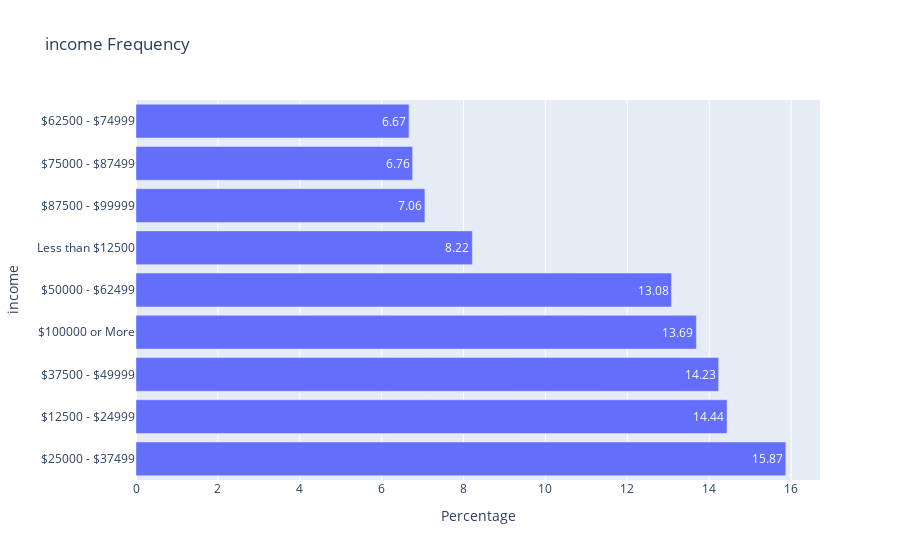

Notebook cell for this chart:
### Code cell
# Create dropdown widget for variable selection
variable_dropdown = widgets.Dropdown(options=variables, description='Select Variable:')

# Define function to update plot based on selected variable
def update_plot(selected_variable):
    val_counts = data[selected_variable].value_counts()
    percentages = (val_counts / val_counts.sum()) * 100

    fig = px.bar(
        x=percentages.values,
        y=val_counts.index,
        orientation='h',
        text=percentages.values.round(2),
        labels={'x': 'Percentage', 'y': selected_variable},
        title=f'{selected_variable} Frequency'
    )
    

    fig.update_layout(showlegend=False)
    fig.show()

# Connect the dropdown widget to the update function
widgets.interactive(update_plot, selected_variable=variable_dropdown)

### Figure 1 — Plotly figure (JSON) as saved in the notebook; plotly's stock layout.template omitted (floating-point values rounded to 4 significant figures)
{"data": [{"alignmentgroup": "True", "hovertemplate": "Percentage=%{x}<br>income=%{y}<br>text=%{text}<extra></extra>", "legendgroup": "", "marker": {"color": "#636efa", "pattern": {"shape": ""}}, "name": "", "offsetgroup": "", "orientation": "h", "showlegend": false, "text": [15.87, 14.44, 14.23, 13.69, 13.08, 8.22, 7.06, 6.76, 6.67], "textposition": "auto", "type": "bar", "x": [15.87, 14.44, 14.23, 13.69, 13.08, 8.215, 7.056, 6.757, 6.67], "xaxis": "x", "y": ["$25000 - $37499", "$12500 - $24999", "$37500 - $49999", "$100000 or More", "$50000 - $62499", "Less than $12500", "$87500 - $99999", "$75000 - $87499", "$62500 - $74999"], "yaxis": "y"}], "layout": {"barmode": "relative", "legend": {"tracegroupgap": 0}, "showlegend": false, "title": {"text": "income Frequency"}, "xaxis": {"anchor": "y", "domain": [0, 1], "title": {"text": "Percentage"}}, "yaxis": {"anchor": "x", "domain": [0, 1], "title": {"text": "income"}}}}
